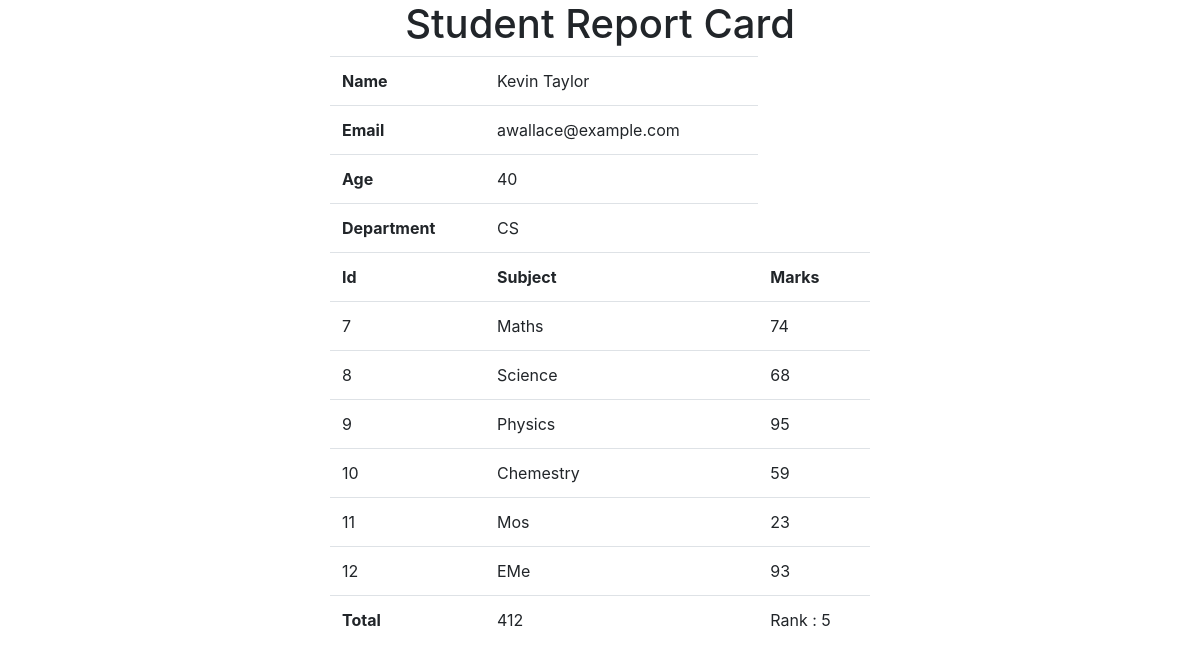
Screenshot of /marks/STD_950 with the database file from the repository.
### myapp/models.py (models this page shows, shortened)
class Student(models.Model):
    department = models.ForeignKey(Department,on_delete=models.CASCADE)
    studentid = models.OneToOneField(StudentId,on_delete=models.CASCADE)
    name = models.CharField(max_length=50)
    email = models.CharField(max_length=100)
    age = models.IntegerField()

class Department(models.Model):
    dept_name = models.CharField(max_length=50)
    def __str__(self) -> str:
        return self.dept_name

class SubjectMarks(models.Model):
    student = models.ForeignKey(Student, on_delete=models.CASCADE)
    subject = models.ForeignKey(Subject,on_delete=models.CASCADE)
    marks = models.IntegerField()

class Subject(models.Model):
    sub_name =models.CharField(max_length=50)
    def __str__(self) -> str:
        return self.sub_name

### myapp/views.py (the view)
# urls.py: path('marks/<id>',marks,name="marks")
def marks(request,id):
    data =  SubjectMarks.objects.filter(student__studentid__student_id=id)
    sum = 0;
    for dt in data:
       sum = sum + dt.marks
    s_data  = Student.objects.annotate(total = Sum("subjectmarks__marks")).order_by("-total")
    rank = 1
    for d in s_data:
        if d.studentid.student_id == id:
            print(d.total)
            print(rank)
            break;
        rank = rank+1
    return render(request,"card.html",{"sdata":data,"pdata":data[0].student,"total":sum,"rank":rank})

### Templates/card.html (shortened to what this page needs)
<!DOCTYPE html>
<html lang="en">
<head>
    <link rel="stylesheet" href="https://cdn.jsdelivr.net/npm/bootstrap@4.4.1/dist/css/bootstrap.min.css"
 />
</head>
<body>
    <div class="container">
        <div class="row">
            <div class="col-md-6 m-auto">
                <h1 align="center">Student Report Card</h1>
                <table class="table">
                    <tr>
                        <th>Name</th>
                        <td>{{pdata.name}}</td>
                    </tr>
                    <tr>
                        <th>Email</th>
                        <td>{{pdata.email}}</td>
                    </tr>
                    <tr>
                        <th>Age</th>
                        <td>{{pdata.age}}</td>
                    </tr>
                    <tr>
                        <th>Department</th>
                        <td>{{pdata.department}}</td>
                    </tr>
                    <tr>
                        <th>Id</th>
                        <th>Subject</th>
                        <th>Marks</th>
                    </tr>
                    {%for data in sdata%}
                    <tr>
                        <td>{{data.id}}</td>
                        <td>{{data.subject}}</td>
                        <td>{{data.marks}}</td>
                    </tr>
                    {%endfor%}
                    <tr>
                        <th>Total</th>
                        <td>{{total}}</td>
                        <td>Rank : {{rank}}</td>
                    </tr>
                </table>
            </div>
        </div>
    </div>
</body>
</html>

### rows the page displays
Student: name "Kevin Taylor", email "awallace@example.com", age "40", department "CS"
SubjectMarks: id "7", subject "Maths", marks "74"
SubjectMarks: id "8", subject "Science", marks "68"
SubjectMarks: id "9", subject "Physics", marks "95"
SubjectMarks: id "10", subject "Chemestry", marks "59"
SubjectMarks: id "11", subject "Mos", marks "23"
SubjectMarks: id "12", subject "EMe", marks "93"

### other values shown
{{ total }} "412"
{{ rank }} "5"
